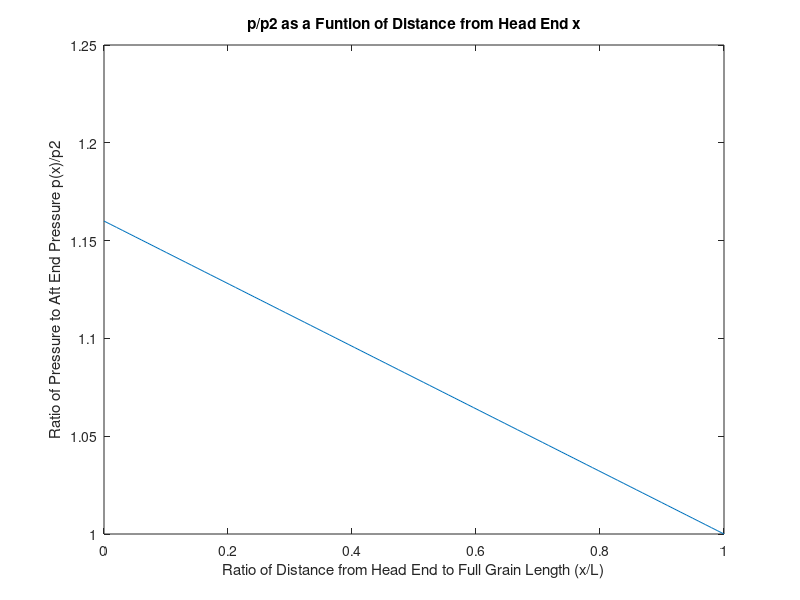

Recreate this plot in MATLAB.
% Zane Grothe
% AERO 6526
% HW 4
% 3/11/21

% Problem #4

clear all
close all
clc

% Define Givens
GAM=1.6;
J=.25;
L=1;

% Plot p/p2 as a function of distance from head end
x=linspace(0,L);
p_p2=1+(GAM^2)*(J^2)*((L-x)/L);

plot(x,p_p2)
xlabel('Ratio of Distance from Head End to Full Grain Length (x/L)')
ylabel('Ratio of Pressure to Aft End Pressure p(x)/p2')
title('p/p2 as a Funtion of Distance from Head End x')


